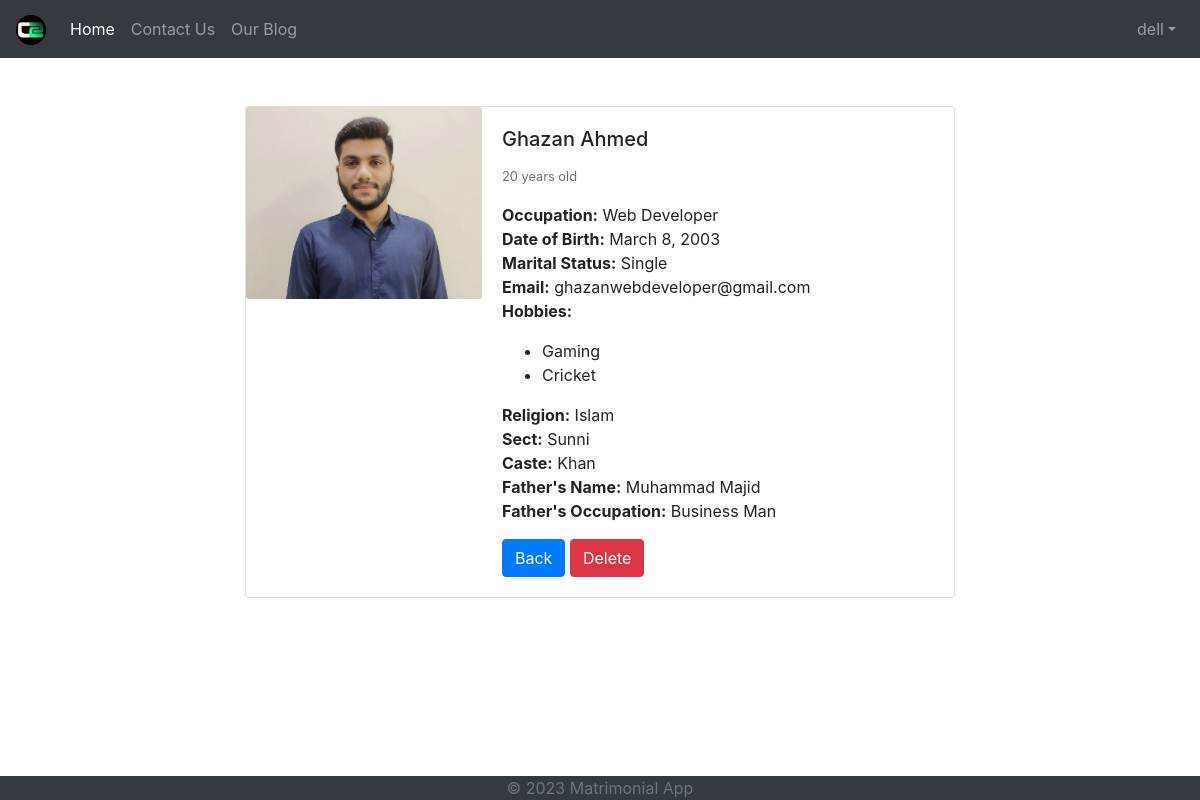
/1 (signed in), run on the app's committed database.
### accounts/models.py (models this page shows)
class CustomUser(AbstractUser):
    GENDER_CHOICES = [
        ('M', 'Male'),
        ('F', 'Female'),
    ]
    gender = models.CharField(max_length=1, choices=GENDER_CHOICES)
    is_email_verified = models.BooleanField(default=False)
    email_verification_token = models.CharField(max_length=200, blank=True, null=True)

### matrimony/models.py (models this page shows, shortened)
class Profile(models.Model):
    GENDER_CHOICES=[
        ('M','Male'),
        ('F','Female')
    ]
    name=models.CharField(max_length=100)
    profile_pic=models.ImageField(null=True, blank=True)
    age=models.IntegerField(null=True)
    gender=models.CharField(max_length=1, choices=GENDER_CHOICES)
    occupation=models.CharField(max_length=100,null=True, blank=True)
    birth_date=models.DateField(null=True)
    is_married=models.BooleanField(default=False)
    email=models.EmailField(max_length=254, unique=True)
    religion=models.ForeignKey(Religion, on_delete=models.CASCADE, related_name='profiles', null=True)
    sect=models.ForeignKey(Sect, on_delete=models.CASCADE, related_name='profiles', null=True)
    caste=models.ForeignKey(Caste, on_delete=models.CASCADE, related_name='profiles', null=True)
    hobbies = models.ManyToManyField(hobby, related_name='profiles', null=True)
    father=models.OneToOneField(FatherProfile, on_delete=models.CASCADE, related_name='dependent', null=True)

class hobby(models.Model):
   name = models.CharField(max_length=100)
   class Meta:
      verbose_name_plural='hobbies'
   def __str__(self):
      return self.name

class Religion(models.Model):
   name = models.CharField(max_length=100)
   def __str__(self):
      return self.name

class Sect(models.Model):
   name = models.CharField(max_length=100)
   religion=models.ForeignKey(Religion, on_delete=models.CASCADE, related_name='sects')
   def __str__(self):
      return self.name

class Caste(models.Model):
   name = models.CharField(max_length=100)
   def __str__(self):
      return self.name

class FatherProfile(models.Model):
   name=models.CharField(max_length=100)
   occupation=models.CharField(max_length=100,null=True, blank=True)

### matrimony/views.py (the view)
# urls.py: path('<int:profile_id>', views.ProfileDetailView, name='profile_detail'),
@login_required
def ProfileDetailView(request, profile_id):
    profile=Profile.objects.get(id=profile_id)
    user = request.user
    return render (request, 'matrimony/profile_detail.html',{'profile':profile, 'user':user})

### matrimony/templates/matrimony/profile_detail.html (shortened to what this page needs)
{% extends 'base.html' %}
{% load static %}
{% block content %}
<div class="container mt-5">
    <div class="row">
        <div class="col-md-8 offset-md-2">
            <div class="card">
                <div class="row no-gutters">
                    <div class="col-md-4">
                        <img src="{{ profile.profile_pic.url }}" class="card-img" alt="Profile picture">
                    </div>
                    <div class="col-md-8">
                        <div class="card-body">
                            <h5 class="card-title">{{ profile.name }}</h5>
                            <p class="card-text"><small class="text-muted">{{ profile.age }} years old</small></p>
                            <p class="card-text">
                                <strong>Occupation:</strong> {{ profile.occupation }}<br>
                                <strong>Date of Birth:</strong> {{ profile.birth_date }}<br>
                                <strong>Marital Status:</strong> {{ profile.is_married|yesno:"Married,Single" }}<br>
                                <strong>Email:</strong> {{ profile.email }}<br>
                                <strong>Hobbies:</strong>
                                <ul>
                                    {% for hobby in profile.hobbies.all %}
                                    <li>{{ hobby }}<br></li>
                                    {% endfor %}
                                </ul>
                                <strong>Religion:</strong> {{ profile.religion }}<br>
                                <strong>Sect:</strong> {{ profile.sect }}<br>
                                <strong>Caste:</strong> {{ profile.caste }}<br>
                                <strong>Father's Name:</strong> {{ profile.father.name }}<br>
                                <strong>Father's Occupation:</strong> {{ profile.father.occupation }}<br>
                            </p>
                            <a href="{% url 'matrimony:profile_list' %}" class="btn btn-primary">Back</a>
                            <a href="{% url 'matrimony:profile_delete' profile.id %}" class="btn btn-danger">Delete</a>
                        </div>
                    </div>
                </div>
            </div>
        </div>
    </div>
</div>
{% endblock  %}

### templates/header.html (shortened to what this page needs)
{% load static %}
<nav class="navbar navbar-expand-lg navbar-dark bg-dark">
    <a class="navbar-brand" href="{% url 'matrimony:profile_list' %}"><img src="{% static 'images/Picture1.png' %}" width="30px" alt=""></a>
    <div class="collapse navbar-collapse" id="navbarNav">
      <ul class="navbar-nav">
        <li class="nav-item active">
          <a class="nav-link" href="{% url 'matrimony:profile_list' %}">Home</a>
        </li>
        <li class="nav-item ">
          <a class="nav-link" href="{% url 'matrimony:contact' %}">Contact Us</a>
        </li>
        <li class="nav-item ">
          <a class="nav-link" href="{% url 'blog:post_list' %}">Our Blog</a>
        </li>
      </ul>
        {% if user.is_authenticated %}
       <ul id='logged-in' class="navbar-nav ml-auto">
         <li class="nav-item dropdown">
           <a class="nav-link dropdown-toggle" role="button" data-toggle="dropdown" href="{% url 'password_change' %}">{{ user.username }}</a>
         </li>
       </ul>
        {% endif %}
    </div>
  </nav>

### data on the page
CustomUser: username "dell"
Profile: profile_pic (picture), name "Ghazan Ahmed", age "20", occupation "Web Developer", birth_date "March 8, 2003", is_married "Single", email "ghazanwebdeveloper@gmail.com", religion "Islam", sect "Sunni", caste "Khan", father.name "Muhammad Majid", father.occupation "Business Man"
hobby: name "Gaming"
hobby: name "Cricket"
